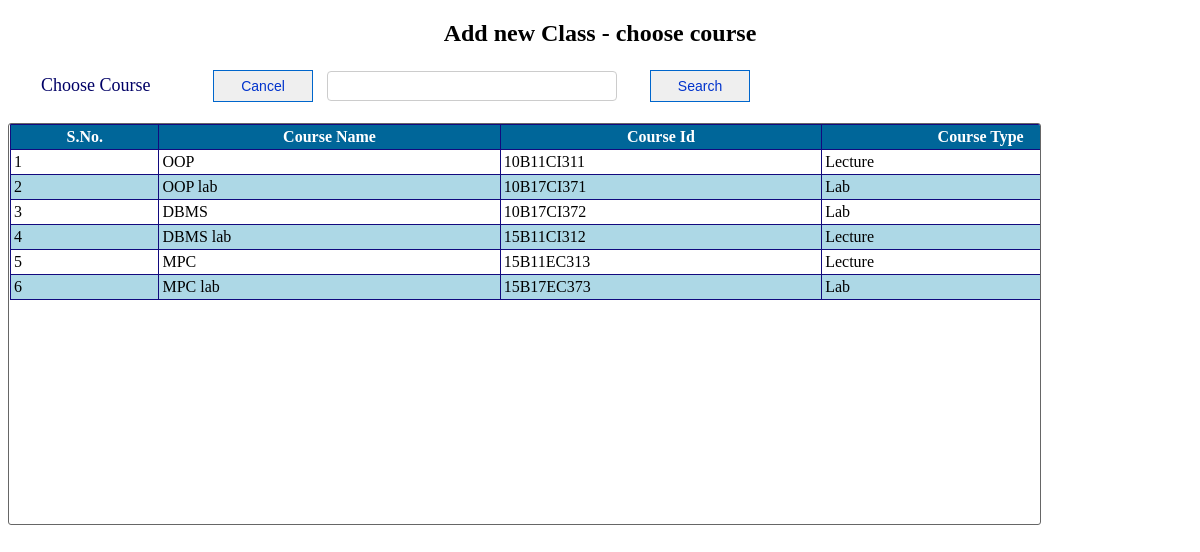
The page /admin/class_entry.php on the database its author committed.
### tables this page shows
CREATE TABLE IF NOT EXISTS `course` (
  `course_name` varchar(30) DEFAULT NULL,
  `course_id` varchar(15) NOT NULL DEFAULT '',
  `course_type` varchar(30) DEFAULT NULL,
  `department` varchar(30) DEFAULT NULL,
  `semester` int(1) DEFAULT NULL,
  `year` year(4) DEFAULT NULL
);

### admin/class_entry.php (the view, shortened to what this page needs)
<!DOCTYPE html PUBLIC "-//W3C//DTD XHTML 1.0 Transitional//EN" "http://www.w3.org/TR/xhtml1/DTD/xhtml1-transitional.dtd">
<html xmlns="http://www.w3.org/1999/xhtml">
<head>
<link rel="stylesheet" type="text/css" href="css/view_admin.css" />
</head>
<body>
<div id="title" >
<form method="post">
<h2><center>Add new Class - choose course</center></h2>
<table width="755">
	<tr>
    	<td width="190px" style="font-size:18px; color:#006; text-indent:30px;">Choose Course</td>
        <td>
        	<a href="?tag=home"><input type="button" title="Cancel" name="cancel" value="Cancel" id="button-search" /></a>
        </td>
        <td>
        	<input type="text" name="searchtxt" title="Enter search term" class="search" autocomplete="off"/>
        </td>
        <td style="float:right">
        	<input type="submit" name="btnsearch" value="Search" id="button-search" title="Search course" />
        </td>
    </tr>
</table>
</form>
</div>
<br />
<div id="list-table">
<form method="post">
    <table border="1" width="2000px" align="center" cellpadding="3" class="mytable" cellspacing="0">
        <tr>
            <th>S.No.</th>
            <th>Course Name</th>
            <th>Course Id</th>
            <th>Course Type</th>
        </tr>
        <?php
	$key="";
	if($key !="")
		$sql_sel=mysql_query("SElECT * FROM course WHERE course_name  like '%$key%' or course_type like '%$key%' or course_id like '%$key%' or semester like '%$key%' or department like '%$key%' ");
	else
		 $sql_sel=mysql_query("SELECT * FROM course");
    $i=0;
    while($row=mysql_fetch_array($sql_sel))
   {
	    $i++;
	    $color=($i%2==0)?"lightblue":"white";
?>
	      <tr bgcolor="<?php echo $color?>">
		    <td><?php echo $i;?></td>
		    <td><?php echo $row['course_name'];?></td>
		    <td><?php echo $row['course_id'];?></td>
		    <td><?php echo $row['course_type'];?></td>
		</tr>
<?php
    }
?>
    </table>
</form>
</div>
</body>
</html>

### admin/css/view_admin.css (style rules this page uses)
#title { height:auto; margin-top:15px; }
#list-table { width:1030px; height:400px; border:1px solid #666; float:left; padding-left:1px; border-radius: 3px 3px 3px 3px; overflow: auto; }
#button-search { font-family:Arial, Helvetica, sans-serif; font-size:14px; width:100px; height:32px; float:right; margin-right:10px; repeat-x top center; border: 1px solid #06C; -moz-border-radius: 5px; color:#03C; }
.search { padding:4px; border:1px #CCC solid; border-radius: 4px 4px 4px 4px; -moz-border-radius: 8px; background:#FFF; color:#006; font-family:Arial, Helvetica, sans-serif; font-size:16px; width:280px; height:20px; float:left; }
.mytable { border-collapse:collapse; border:#036 1px solid; }
.mytable tr th { background:#069; border:#120A7E 1px solid; color:#FFF; font-family:"Times New Roman", Times, serif; }
.mytable tr td { font-family:"Times New Roman", Times, serif; border:#120A7E 1px solid; }

### rows shown on the page
course: course_name "OOP", course_id "10B11CI311", course_type "Lecture"
course: course_name "OOP lab", course_id "10B17CI371", course_type "Lab"
course: course_name "DBMS", course_id "10B17CI372", course_type "Lab"
course: course_name "DBMS lab", course_id "15B11CI312", course_type "Lecture"
course: course_name "MPC", course_id "15B11EC313", course_type "Lecture"
course: course_name "MPC lab", course_id "15B17EC373", course_type "Lab"
